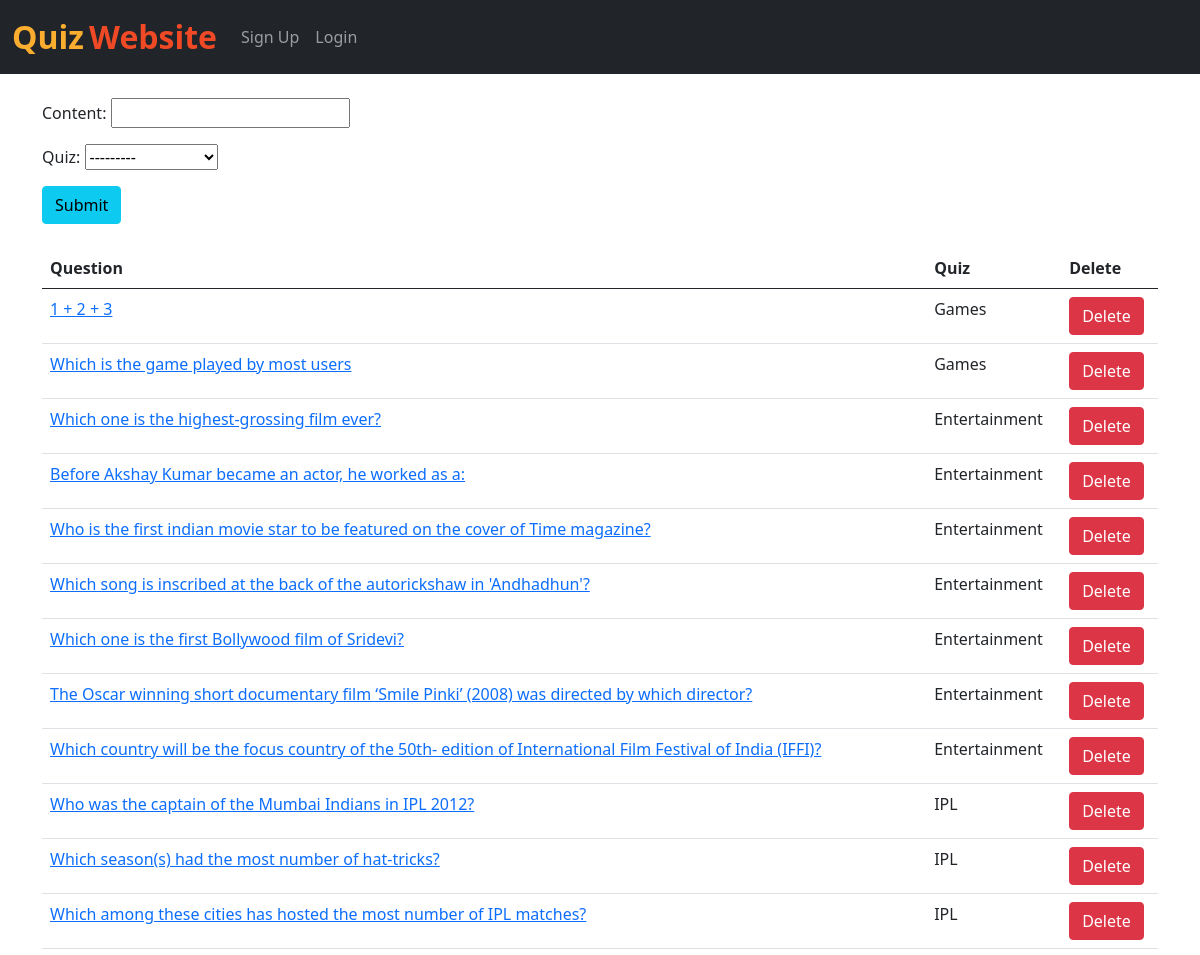
/add_question/ (upper part), run on an earlier commit of the app's database.
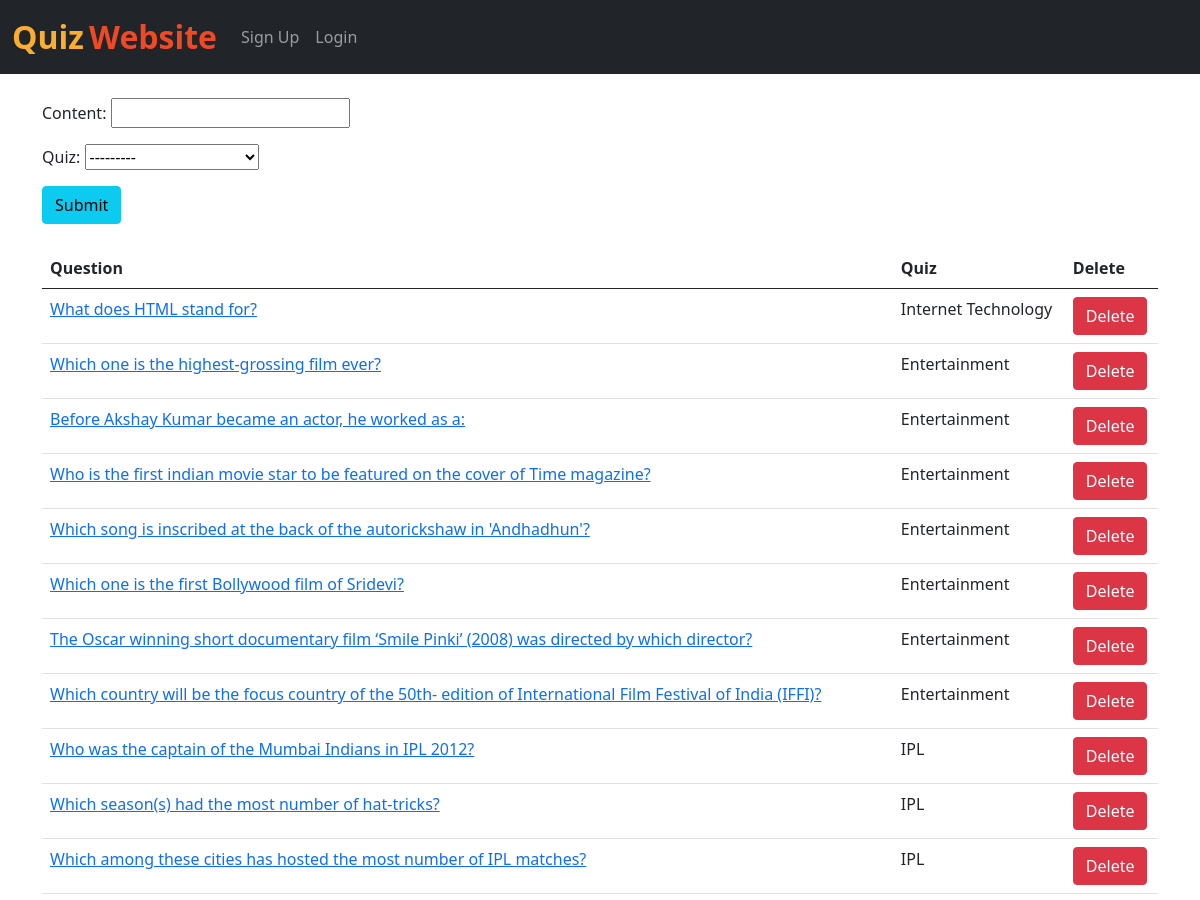
And on a later commit of the database.
### home/models.py (models this page shows, shortened)
class Question(models.Model):
    content = models.CharField(max_length=200)
    quiz = models.ForeignKey(Quiz, on_delete=models.CASCADE)

class Quiz(models.Model):
    name = models.CharField(max_length=50)
    desc = models.CharField(max_length=500)
    number_of_questions = models.IntegerField(default=1)
    time = models.IntegerField(help_text="Duration of the quiz in seconds", default="1")
    def __str__(self):
        return self.name

### home/views.py (the view)
# urls.py: path('add_question/', views.add_question, name='add_question'),
def add_question(request):
    questions = Question.objects.all()
    questions = Question.objects.filter().order_by('-id')
    if request.method=="POST":
        form = QuestionForm(request.POST)
        if form.is_valid():
            form.save()
            return render(request, "add_question.html")
    else:
        form=QuestionForm()
    return render(request, "add_question.html", {'form':form, 'questions':questions})

### home/forms.py
class QuestionForm(forms.ModelForm):
    class Meta:
        model = Question
        fields = ('content', 'quiz')

### home/templates/add_question.html (shortened to what this page needs)
{% extends 'base.html' %}
{% block body %}
<div class="container mt-4">
  <form action="/add_question/" method="POST"> {% csrf_token %}
    {{ form.as_p }}
    <button type="submit" class="btn btn-info">Submit</button>
  </form>
  <br>
  <table class="table">
    <thead>
      <tr>
        <th>Question</th>
        <th>Quiz</th>
        <th>Delete</th>
      </tr>
    </thead>
    {% for question in questions %}
    <tr>
      <td><a href="/add_options/{{question.id}}/">{{question.content}}</a></td>
      <td>{{question.quiz}}</td>
      <td><a href="/delete_question/{{question.id}}/" class="btn btn-danger">Delete</a></td>
    </tr>
    {% endfor %}
  </table>
</div>
{% endblock %}

What changed in the data, as far as the page shows it:
removed Question: content "1 + 2 + 3", quiz "Games"
removed Question: content "Which is the game played by most users", quiz "Games"
added Question: content "What does HTML stand for?", quiz "Internet Technology"
